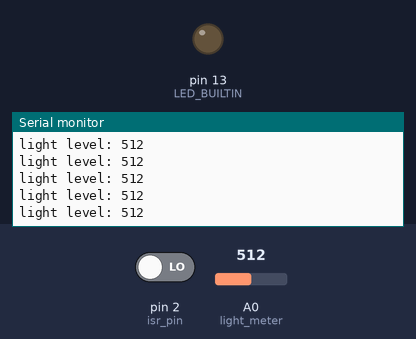
A sketch run on a simulated Arduino Uno, built with avr-gcc and run on an emulated ATmega328P. Shown: output pins drawn as LEDs (lit = HIGH), the last lines printed to the serial monitor. The test bench sets the inputs (shaded band); at power-on: A0 (light_meter) = 512, pin 2 (isr_pin) LOW.

Above: at 1.2 s.
1.3 s: A0 (light_meter) set to 992
At 2.0 s:
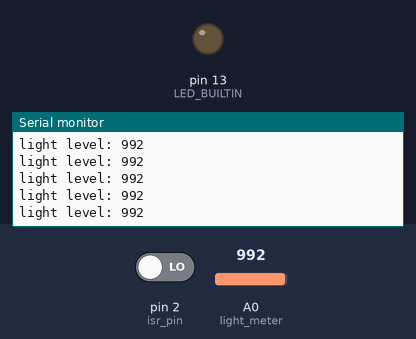
2.8 s: A0 (light_meter) set to 1016
At 3.4 s:
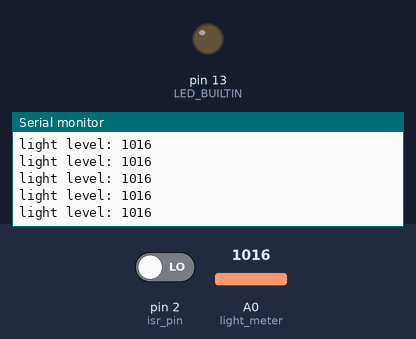
Timing chart, 0 to 5.8 s (numbered marks = the images above; inputs shaded):
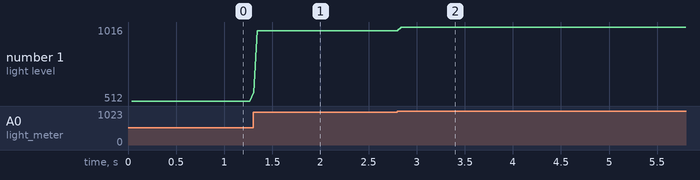

The sketch:

SuperAid.ino
```cpp
#include <FreqMeasure.h>
#include <Arduino.h>    // Why?
#include <U8g2lib.h>
#include <Wire.h>

U8G2_SSD1306_128X64_NONAME_1_HW_I2C u8g2(U8G2_R0, /* reset=*/U8X8_PIN_NONE);


#define isr_pin 2
#define light_meter A0


double sum = 0;
int count = 0;
volatile bool shutter_just_changed = false;

unsigned long shutter_cycle_micros_start = 0;
unsigned long shutter_cycle_micros_closed = 0;

uint32_t light_level_sum = 0;
uint8_t light_level_count = 0;

void duty_cycle_ISR()
{
    shutter_just_changed = true;
}

void setup()
{
    // u8g2.begin();

    pinMode(LED_BUILTIN, OUTPUT);
    pinMode(isr_pin, INPUT);
    pinMode(light_meter, INPUT);
    Serial.begin(115200);
    FreqMeasure.begin();
    Serial.println("Hallo.");

    attachInterrupt(digitalPinToInterrupt(isr_pin), duty_cycle_ISR, CHANGE);
}

void loop()
{
    if (FreqMeasure.available())
    {
        // average several reading together
        sum += FreqMeasure.read();
        count++;
        if (count > 30)
        {
            float frequency = FreqMeasure.countToFrequency(sum / count);
            Serial.print(frequency, 3);
            Serial.println(" fps");
            sum = 0;
            count = 0;
        }
    }

    unsigned long micros_now = micros();
    bool shutter_open = digitalRead(isr_pin) == LOW;
    int light_level = analogRead(light_meter);
    if (shutter_just_changed)
    {
        shutter_just_changed = false;
        if (shutter_open)
        {
            // shutter is now open
            unsigned long low_micros = shutter_cycle_micros_closed - shutter_cycle_micros_start;
            unsigned long cycle_micros = micros_now - shutter_cycle_micros_start;

            Serial.print("shutter speed: 1 / ");
            Serial.println(1000000 / low_micros);
            Serial.print("shutter angle: ");
            Serial.print(360 * low_micros / cycle_micros);
            Serial.println("°");
            Serial.println("----------------");

            // do
            // {
            //     u8g2.setFont(u8g2_font_ncenB08_tr);
            //     u8g2.setCursor(0, 15);
            //     u8g2.println("Shutter Speed:");
            //     u8g2.setCursor(0, 30);
            //     u8g2.print("1/");
            //     u8g2.print(1000000 / low_micros);
            //     u8g2.println("  ");
            // } while (u8g2.nextPage());

            shutter_cycle_micros_start = micros_now;
        }
        else
        {
            // shutter is now closed
            shutter_cycle_micros_closed = micros_now;
        }
    }

    if (shutter_open)
    {
        light_level_sum += light_level;
        light_level_count++;

        if (light_level_count == 0)
        {
            // light_level_count (8-bit) overflowed
            Serial.print("light level: ");
            Serial.println(light_level_sum >> 8);
            light_level_sum = 0;
        }
    }
}
```

Measured:
- after the input at 1.3 s, the serial monitor: prints a new line at once (image 1)
- after the input at 2.8 s, the serial monitor: prints a new line at once (image 2)
- plotted number 1: 512 → 992 after the input at 1.3 s, 992 → 1016 after the input at 2.8 s
